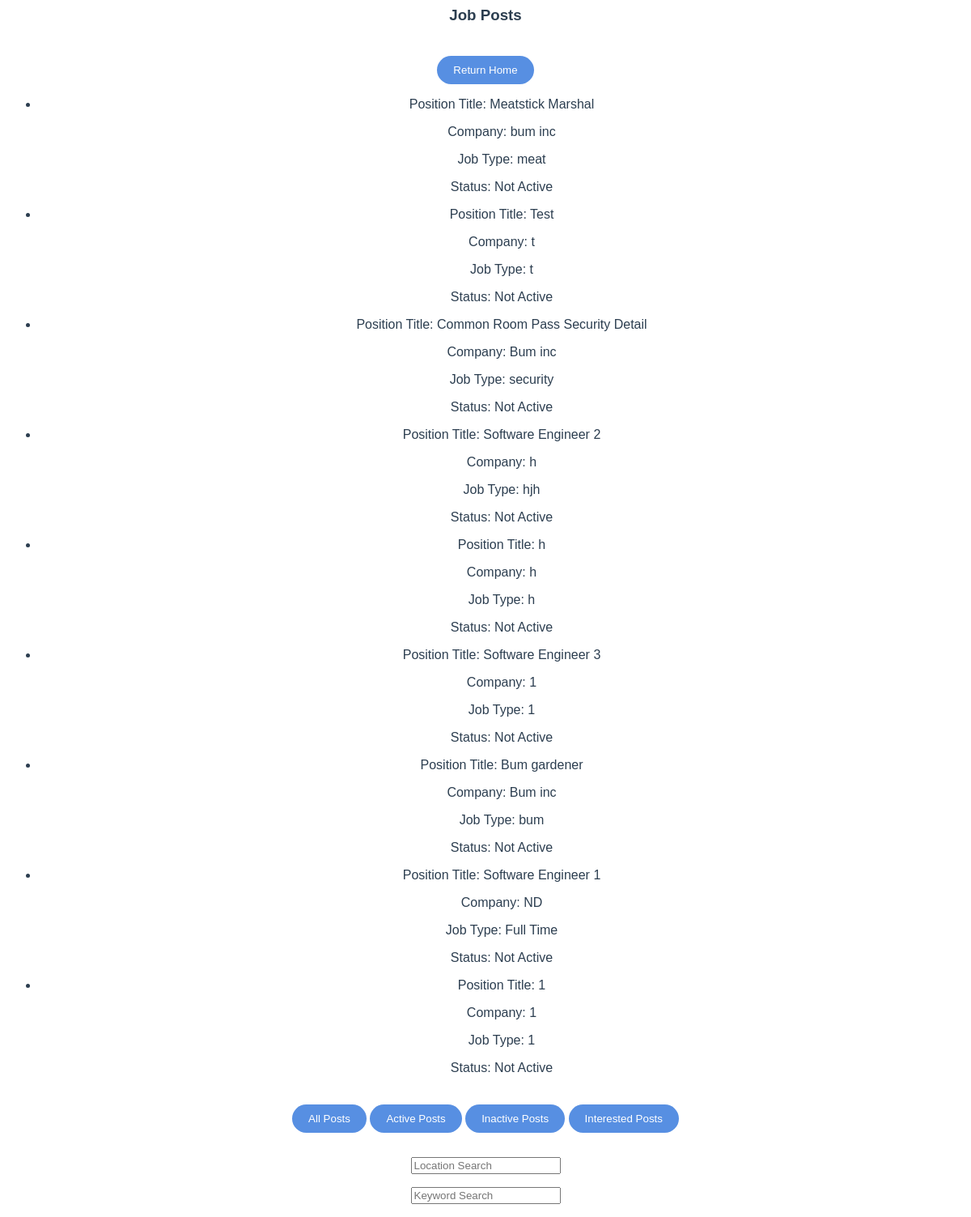
/candidate/post/view/inactive, run on the app's committed database.
### users/models.py (models this page shows, shortened)
class Post(models.Model):
    user = models.ForeignKey(User, on_delete=models.CASCADE)
    interests = models.ManyToManyField(Candidate)
    position_title = models.CharField(max_length=100,default='')
    job_type = models.CharField(max_length=100,default='')
    job_city = models.CharField(max_length=100,default='')
    job_state = models.CharField(max_length=100,default='')
    skills = models.CharField(max_length=100,default='')
    description = models.CharField(max_length=500,default='')
    company = models.CharField(max_length=100,default='')
    expiration_date = models.DateField(default=datetime.date.today)
    is_active = models.BooleanField(default = True)

### users/views.py (the view)
# urls.py: path('candidate/post/view/inactive', CandidatePostIndexViewInactive.as_view(), name='candidate_post_view_inactive'),
class CandidatePostIndexViewInactive(ListView):
    model = Post
    template_name = 'candidate/view_posts.html'
    context_object_name = 'latest_post_list'
    def get_queryset(self, *args, **kwargs):
        return Post.objects.filter(is_active=False).order_by('-is_active','-expiration_date')

### users/templates/candidate/view_posts.html (shortened to what this page needs)
{% load static %}<html lang="en">
<head>
    <link rel="stylesheet" type="text/css" href="{% static 'css/style.css' %}">
</head>
<body>
    <h3>Job Posts</h3>
    <button><a href="/">Return Home</a></button>
    {% if latest_post_list %}
        <ul>
            {% for post in latest_post_list %}
            <li>
                <p>Position Title: {{ post.position_title }}</p>
                <p>Company: {{ post.company }}</p>
                <p>Job Type: {{ post.job_type }}</p>
                {% if post.is_active %}
                    <p>Status: Active</p>
                    <button style="background-color: green"><a href="{% url 'addInterest' post.id %}">Interested</a></button>
                    <button style="background-color: red"><a href="{% url 'removeInterest' post.id %}">Not Interested</a></button>
                {% else %}
                    <p>Status: Not Active</p>
                {% endif %}
            </li>
            {% endfor %}
        </ul>
        {% else %}
        <p> No Posts Available</p>
    {% endif %}
    <button style="margin-bottom: 30px;"><a href="/candidate/post/view/all">All Posts</a></button>
    <button style="margin-bottom: 30px;"><a href="/candidate/post/view/active">Active Posts</a></button>
    <button style="margin-bottom: 30px;"><a href="/candidate/post/view/inactive">Inactive Posts</a></button>
    <button style="margin-bottom: 30px;"><a href="/candidate/post/view/intrested">Interested Posts</a></button>
    <form method="get" action="{% url 'search_results_location' %}">
        <input type="text" name="q" placeholder="Location Search">
    </form>
    <form method="get" action="{% url 'search_results_keyword' %}">
        <input type="text" name="q" placeholder="Keyword Search">
    </form>
</body>
</html>

### static/css/style.css (style rules this page uses)
body { font-family: Avenir, Helvetica, Arial, sans-serif; -webkit-font-smoothing: antialiased; -moz-osx-font-smoothing: grayscale; text-align: center; color: #2c3e50; }
button { background: #578fe2; border: 0; padding: 10px 20px; margin-top: 20px; color: white; border-radius: 20px; }
a { text-decoration: none; color: white; }

### data on the page
Post: position_title "Meatstick Marshal", company "bum inc", job_type "meat", is_active "Status: Not Active"
Post: position_title "Test", company "t", job_type "t", is_active "Status: Not Active"
Post: position_title "Common Room Pass Security Detail", company "Bum inc", job_type "security", is_active "Status: Not Active"
Post: position_title "Software Engineer 2", company "h", job_type "hjh", is_active "Status: Not Active"
Post: position_title "h", company "h", job_type "h", is_active "Status: Not Active"
Post: position_title "Software Engineer 3", company "1", job_type "1", is_active "Status: Not Active"
Post: position_title "Bum gardener", company "Bum inc", job_type "bum", is_active "Status: Not Active"
Post: position_title "Software Engineer 1", company "ND", job_type "Full Time", is_active "Status: Not Active"
Post: position_title "1", company "1", job_type "1", is_active "Status: Not Active"
